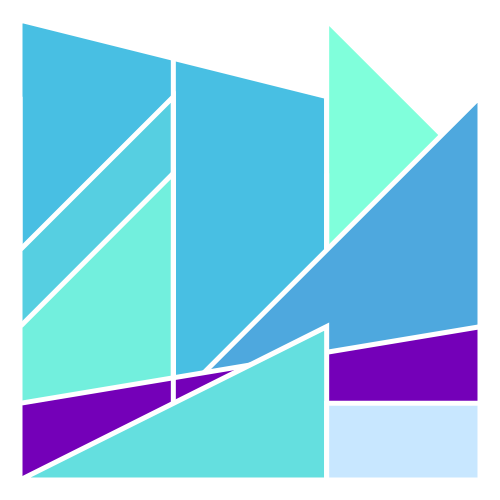
Frame 1 (no input)
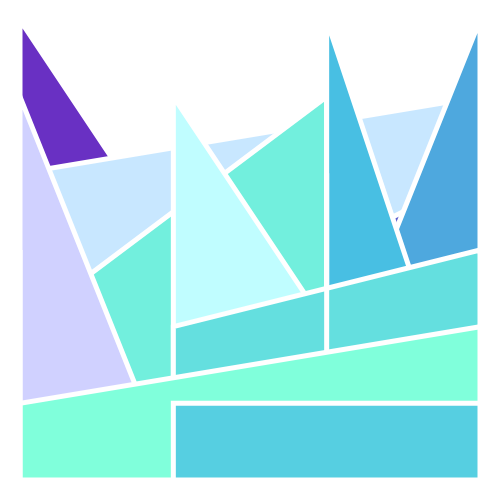
Frame 2 (the mouse pressed at the canvas centre, redrawn once)

The p5.js sketch that drew these frames (run headless with seeded random() and noise() and a simulated clock; the mouse was pressed at the canvas centre and the sketch redrawn once):

// p5.js sketch
// ── sketch.js
// Day 12 of my generative art challenge
// Followed https://github.com/mattdesl/workshop-generative-art/blob/master/docs/exercises.md#generative-sol-lewitt-inspired-wall-drawing
const margin = 20;

function setup() {
  createCanvas(500, 500);
  stroke('white');
  strokeWeight(5);
  noLoop();
}

function drawShapes(shapes) {
  for (let i = 0; i < shapes.length; i ++) {
    const shape = shapes[i];
    fill('#' + shape.color);
    const p = shape.path;
    quad(p[0][0], p[0][1], p[1][0], p[1][1],
        p[2][0], p[2][1], p[3][0], p[3][1]);
  }
}

function draw() {
  background('white');
  const createGrid = () => {
    const xCount = 4;
    const yCount = 7;
    const points = [];
    for (let x = 0; x < xCount; x++) {
      for (let y = 0; y < yCount; y++) {
        const u = x / (xCount - 1);
        const v = y / (yCount - 1);
        const px = lerp(margin, width - margin, u);
        const py = lerp(margin, height - margin, v);
        points.push([px, py]);
      }
    }
    return points;
  };

  let grid = createGrid();
  const shapes = [];

  const colors =['ffcbf2', 'f3c4fb', 'ecbcfd', 'e5b3fe', 'e2afff', 'deaaff',
    'd8bbff', 'd0d1ff', 'c8e7ff', 'c0fdff', '7400b8', '6930c3', '5e60ce',
    '5390d9', '4ea8de', '48bfe3', '56cfe1', '64dfdf', '72efdd', '80ffdb'];
  while (grid.length > 2) {
    const pointsToRemove = shuffle(grid).slice(0, 2);
    if (pointsToRemove.length < 2) {
      break;
    }

    const color = colors.pop(random(colors.length));
    grid = grid.filter((p) => !pointsToRemove.includes(p));

    const [a, b] = pointsToRemove;

    shapes.push({
      color,
      path: [
        [a[0], height - margin],
        a,
        b,
        [b[0], height - margin],
      ],
      y: (a[1] + b[1]) / 2,
    });
  }
  shapes.sort((a, b) => a.y - b.y);
  drawShapes(shapes);
}
